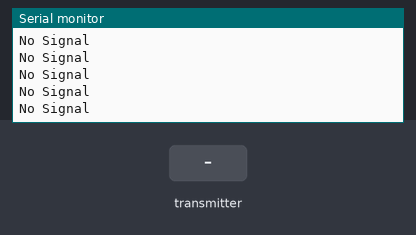
Bench run of a sketch on a simulated Arduino Uno, built with avr-gcc and run on an emulated ATmega328P. Shown: the last lines printed to the serial monitor. The inputs (shaded band) are chosen by the test bench. No radio packets arrive unless stated.

Above: at 1.2 s.
1.3 s: the transmitter starts sending lxAxisValue = 0
At 1.37 s:
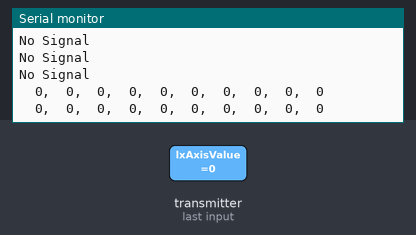
3.2 s: the transmitter starts sending lyAxisValue = 128
At 3.21 s:
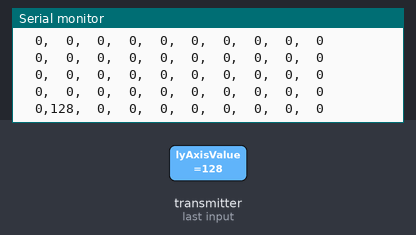
5.1 s: the transmitter starts sending rxAxisValue = 64
At 5.11 s:
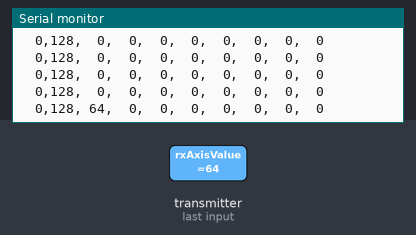
7.0 s: the transmitter starts sending rPotValue = 128
At 7.01 s:
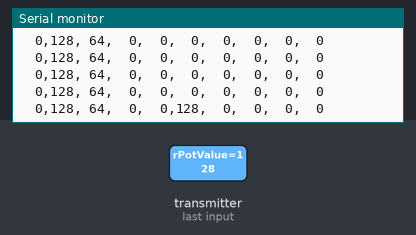
8.9 s: the transmitter starts sending lyAxisValue = 0
At 8.91 s:
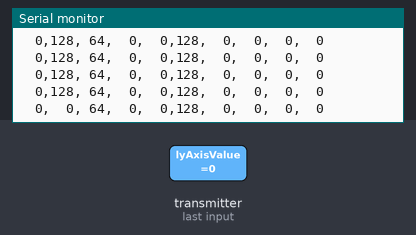
10.8 s: the transmitter starts sending rxAxisValue = 0
At 10.81 s:
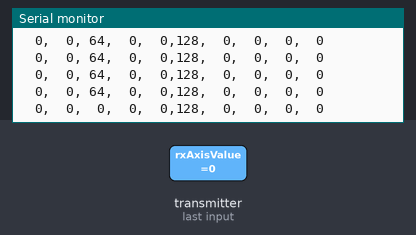

The sketch:

Receiver_Print_Values.ino
```cpp
#include <SPI.h>
#include <nRF24L01.h>
#include <RF24.h>

#define SIGNAL_TIMEOUT 500  // This is signal timeout in milli seconds.

const uint64_t pipeIn = 0xF9E8F0F0E1LL;
RF24 radio(8, 9);
unsigned long lastRecvTime = 0;

struct PacketData
{
  byte lxAxisValue;
  byte lyAxisValue;
  byte rxAxisValue;
  byte ryAxisValue;
  byte lPotValue;
  byte rPotValue;
  byte switch1Value;
  byte switch2Value;
  byte switch3Value;
  byte switch4Value;
};
PacketData receiverData;

void setup()
{
  radio.begin();
  radio.setDataRate(RF24_250KBPS);
  radio.openReadingPipe(1,pipeIn);
  radio.startListening(); //start the radio receiver
  Serial.begin(115200);
}

void loop()
{
  // Check if RF is connected and packet is available
  if(radio.isChipConnected() && radio.available())
  {
    radio.read(&receiverData, sizeof(PacketData));
    lastRecvTime = millis();

    char inputValuesString[100];
    sprintf(inputValuesString,
            "%3d,%3d,%3d,%3d,%3d,%3d,%3d,%3d,%3d,%3d",
             receiverData.lxAxisValue,
             receiverData.lyAxisValue,
             receiverData.rxAxisValue,
             receiverData.ryAxisValue,
             receiverData.lPotValue,
             receiverData.rPotValue,
             receiverData.switch1Value,
             receiverData.switch2Value,
             receiverData.switch3Value,
             receiverData.switch4Value);
    Serial.println(inputValuesString);
  }
  else
  {
    //Check Signal.
    unsigned long now = millis();
    if ( now - lastRecvTime > SIGNAL_TIMEOUT )
    {
      Serial.println("No Signal");
    }
  }
}
```

Measured:
- after the input at 1.3 s, the serial monitor: prints a new line at once (image 1)
- after the input at 3.2 s, the serial monitor: prints a new line at once (image 2)
- after the input at 5.1 s, the serial monitor: prints a new line at once (image 3)
- after the input at 7.0 s, the serial monitor: prints a new line at once (image 4)
- after the input at 8.9 s, the serial monitor: prints a new line at once (image 5)
- after the input at 10.8 s, the serial monitor: prints a new line at once (image 6)
